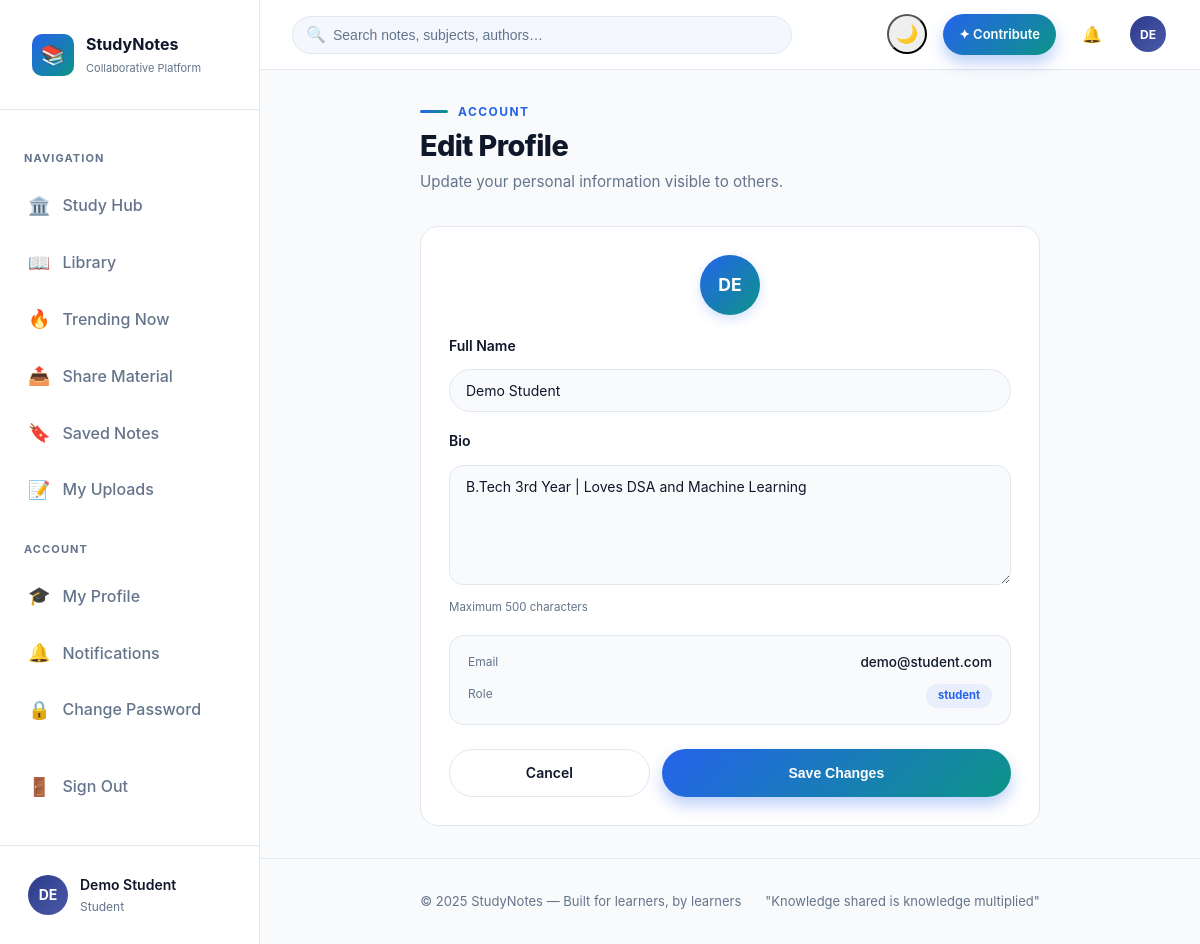
The app's page /profile/edit (signed in) with its own data.
### tables this page shows
CREATE TABLE users (
    id            INTEGER PRIMARY KEY AUTOINCREMENT,
    name          TEXT    NOT NULL,
    email         TEXT    NOT NULL UNIQUE,
    password_hash TEXT    NOT NULL,
    role          TEXT    NOT NULL DEFAULT 'student',  -- 'student' | 'admin'
    bio           TEXT    DEFAULT '',
    avatar        TEXT    DEFAULT '',          -- initials used in UI
    is_blocked    INTEGER DEFAULT 0,
    last_login    TEXT    DEFAULT NULL,
    created_at    TEXT    NOT NULL DEFAULT (strftime('%Y-%m-%dT%H:%M:%S','now'))
);

### app.py (the view, shortened to what this page needs)
@app.route('/profile/edit', methods=['GET', 'POST'])
@login_required
def edit_profile():
    uid  = session['user_id']
    user = query("SELECT * FROM users WHERE id=?", (uid,), one=True)
    return render_template('edit_profile.html', user=user)

### app.py (called while the page is built)
def get_db():
    if 'db' not in g:
        g.db = sqlite3.connect(DATABASE)
        g.db.row_factory = sqlite3.Row   # dict-style rows
        g.db.execute("PRAGMA foreign_keys = ON")
        g.db.execute("PRAGMA journal_mode = WAL")
    return g.db

def query(sql, args=(), one=False):
    cur = get_db().execute(sql, args)
    rows = cur.fetchall()
    return (rows[0] if rows else None) if one else rows

def login_required(f):
    @wraps(f)
    def decorated(*args, **kwargs):
        if 'user_id' not in session:
            flash('Please sign in to continue.', 'warning')
            return redirect(url_for('login', next=request.path))
        return f(*args, **kwargs)
    return decorated

@app.context_processor
def inject_globals():
    user = None
    if 'user_id' in session:
        user = query("SELECT * FROM users WHERE id = ?", (session['user_id'],), one=True)
    notif_count = 0
    if user:
        notif_count = query(
            "SELECT COUNT(*) as c FROM notifications WHERE user_id=? AND read=0",
            (user['id'],), one=True
        )['c']
    return dict(current_user=user, notif_count=notif_count)

### templates/edit_profile.html (shortened to what this page needs)
{% extends "base.html" %}
{% block content %}
<div style="max-width: 620px; margin: 0 auto 32px auto;">
  <div style="display: flex; align-items: center; gap: 10px; margin-bottom: 8px;">
    <span
      style="width: 28px; height: 3px; background: linear-gradient(90deg, var(--clr-primary), var(--clr-secondary)); border-radius: 2px;"></span>
    <span
      style="font-size: 0.75rem; font-weight: 700; text-transform: uppercase; letter-spacing: 0.12em; color: var(--clr-primary);">
      Account
    </span>
  </div>
  <h1 style="color: var(--clr-text); font-weight: 800; font-size: 1.8rem; margin-bottom: 6px;">
    Edit Profile
  </h1>
  <p style="color: var(--clr-text-soft); font-size: 0.95rem;">
    Update your personal information visible to others.
  </p>
</div>
<div class="card" style="max-width: 620px; margin: 0 auto; padding: 28px; border-radius: 18px;">
  <div style="display: flex; justify-content: center; margin-bottom: 20px;">
    <div class="av" style="width: 60px; height: 60px; font-size: 1.1rem;
                background: linear-gradient(135deg, var(--clr-primary), var(--clr-secondary));
                box-shadow: 0 4px 12px rgba(37,99,235,0.2);">
      {{ user.name[:2].upper() }}
    </div>
  </div>
  <form method="post" novalidate id="editForm" style="display: flex; flex-direction: column; gap: 18px;">
    <div>
      <label class="form-label">Full Name</label>
      <input type="text" name="name" id="ename" value="{{ user.name }}" placeholder="Enter your full name"
        class="form-input" style="border-radius: 100px; background: var(--clr-bg);" required>
    </div>
    <div>
      <label class="form-label">Bio</label>
      <textarea name="bio" id="ebio" rows="4" maxlength="500" class="form-textarea"
        style="border-radius: 14px; background: var(--clr-bg);"
        placeholder="Tell us about yourself...">{{ user.bio or '' }}</textarea>
      <div style="font-size: 0.72rem; color: var(--clr-text-soft); margin-top: 6px;">
        Maximum 500 characters
      </div>
    </div>
    <div style="padding: 16px 18px; border-radius: 14px;
                background: var(--clr-bg);
                border: 1px solid var(--clr-border);">
      <div style="display: flex; justify-content: space-between; margin-bottom: 10px;">
        <span style="font-size: 0.75rem; color: var(--clr-text-soft);">Email</span>
        <span style="font-size: 0.85rem; color: var(--clr-text); font-weight: 500;">
          {{ user.email }}
        </span>
      </div>
      <div style="display: flex; justify-content: space-between;">
        <span style="font-size: 0.75rem; color: var(--clr-text-soft);">Role</span>
        <span style="font-size: 0.7rem; font-weight: 700; padding: 3px 12px; border-radius: 20px;
                     background: {{ 'rgba(245,158,11,0.1)' if user.role=='admin' else 'rgba(37,99,235,0.08)' }};
                     color: {{ 'var(--clr-accent)' if user.role=='admin' else 'var(--clr-primary)' }};">
          {{ user.role }}
        </span>
      </div>
    </div>
    <div style="display: flex; gap: 12px; margin-top: 6px;">
      <a href="{{ url_for('profile') }}" class="btn btn-s" style="flex: 1;">
        Cancel
      </a>
      <button type="submit" class="btn btn-p" style="flex: 2;">
        Save Changes
      </button>
    </div>
  </form>
</div>
{% endblock %}

### templates/base.html (shortened to what this page needs)
<!DOCTYPE html>
<html lang="en" data-theme="light">
<head>
</head>
<body>
  {% if current_user %}
  <div class="app">
    <aside class="sidebar" id="sidebar">
      <div class="s-logo">
        <div class="s-mark">📚</div>
        <div class="s-txt">StudyNotes<small>Collaborative Platform</small></div>
      </div>
      <nav class="s-nav">
        <div class="nav-sec">Navigation</div>
        <a href="{{ url_for('index') }}" class="nav-a {% if request.endpoint == 'index' %}on{% endif %}">
          <span class="nav-ico">🏛️</span> Study Hub
        </a>
        <a href="{{ url_for('notes') }}"
          class="nav-a {% if request.endpoint in ('notes', 'note_detail', 'browse_tag') %}on{% endif %}">
          <span class="nav-ico">📖</span> Library
        </a>
        <a href="{{ url_for('trending') }}" class="nav-a {% if request.endpoint == 'trending' %}on{% endif %}">
          <span class="nav-ico">🔥</span> Trending Now
        </a>
        <a href="{{ url_for('upload') }}" class="nav-a {% if request.endpoint == 'upload' %}on{% endif %}">
          <span class="nav-ico">📤</span> Share Material
        </a>
        <a href="{{ url_for('bookmarks') }}" class="nav-a {% if request.endpoint == 'bookmarks' %}on{% endif %}">
          <span class="nav-ico">🔖</span> Saved Notes
        </a>
        <a href="{{ url_for('my_notes') }}" class="nav-a {% if request.endpoint == 'my_notes' %}on{% endif %}">
          <span class="nav-ico">📝</span> My Uploads
        </a>
        <div class="nav-sec">Account</div>
        <a href="{{ url_for('profile') }}" class="nav-a {% if request.endpoint == 'profile' %}on{% endif %}">
          <span class="nav-ico">🎓</span> My Profile
        </a>
        <a href="{{ url_for('notifications') }}"
          class="nav-a {% if request.endpoint == 'notifications' %}on{% endif %}">
          <span class="nav-ico">🔔</span> Notifications
        </a>
        <a href="{{ url_for('change_password') }}"
          class="nav-a {% if request.endpoint == 'change_password' %}on{% endif %}">
          <span class="nav-ico">🔒</span> Change Password
        </a>
        <a href="{{ url_for('logout') }}" class="nav-a">
          <span class="nav-ico">🚪</span> Sign Out
        </a>
      </nav>
      <div class="s-foot">
        <a href="{{ url_for('profile') }}" class="s-user">
          <div class="av"
            style="background:linear-gradient(135deg, {{ '#c8961e' if current_user.role == 'admin' else '#2d3a8c' }}, {{ '#f0c744' if current_user.role == 'admin' else '#4a5ba8' }})">
            {{ current_user.name[:2].upper() }}
          </div>
          <div>
            <div class="u-nm">{{ current_user.name }}</div>
            <div class="u-rl">{{ current_user.role }}</div>
          </div>
        </a>
      </div>
    </aside>
    <div class="main">
      <header class="hdr">
        <form class="h-search" action="{{ url_for('notes') }}" method="get">
          <span class="s-ico">🔍</span>
          <input type="text" name="q" placeholder="Search notes, subjects, authors…"
            value="{{ request.args.get('q', '') }}" autocomplete="off" />
        </form>
        <div class="h-right">
          <button class="ib theme-btn" onclick="toggleTheme()" title="Toggle Theme" id="theme-btn">
          </button>
          <a href="{{ url_for('upload') }}" class="btn btn-p btn-sm">✦ Contribute</a>
          <a href="{{ url_for('notifications') }}" class="ib" title="Notifications">
            🔔
          </a>
          <a href="{{ url_for('profile') }}" class="ib" title="Profile">
            <div class="av"
              style="width:36px; height:36px; font-size:12px; background:linear-gradient(135deg, {{ '#c8961e' if current_user.role == 'admin' else '#2d3a8c' }}, {{ '#f0c744' if current_user.role == 'admin' else '#4a5ba8' }})">
              {{ current_user.name[:2].upper() }}
            </div>
          </a>
        </div>
      </header>
      <div class="page">
        {% block content %}{% endblock %}
      </div>
      <div class="page-foot">
        <span>© 2025 StudyNotes — Built for learners, by learners</span>
        <span>"Knowledge shared is knowledge multiplied"</span>
      </div>
    </div>
  </div>
  {% endif %}
</body>
</html>

### records on screen
users: name "DE", name "Demo Student", role "Student", bio "B.Tech 3rd Year | Loves DSA and Machine Learning", email "demo@student.com", role "student"
